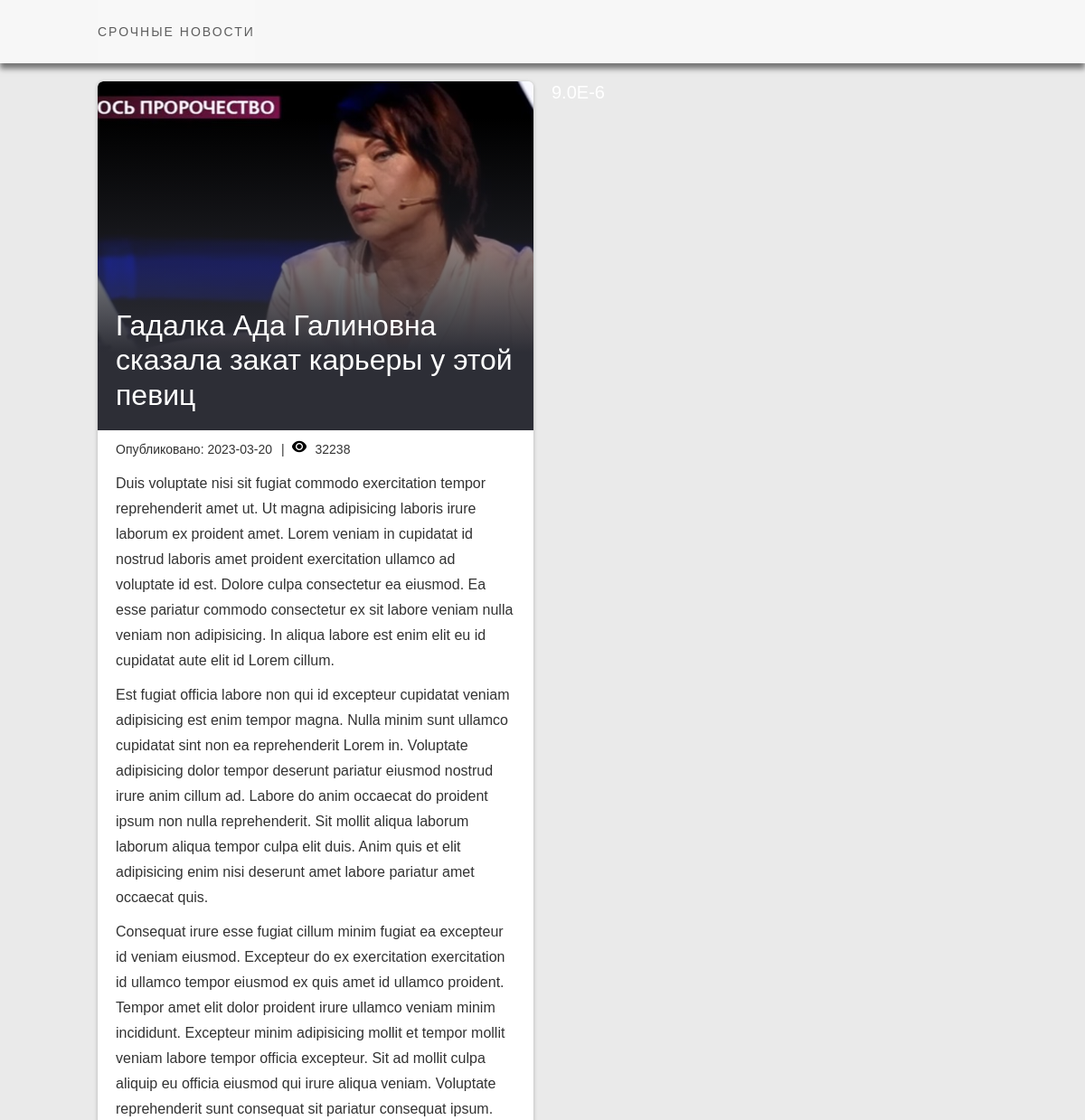
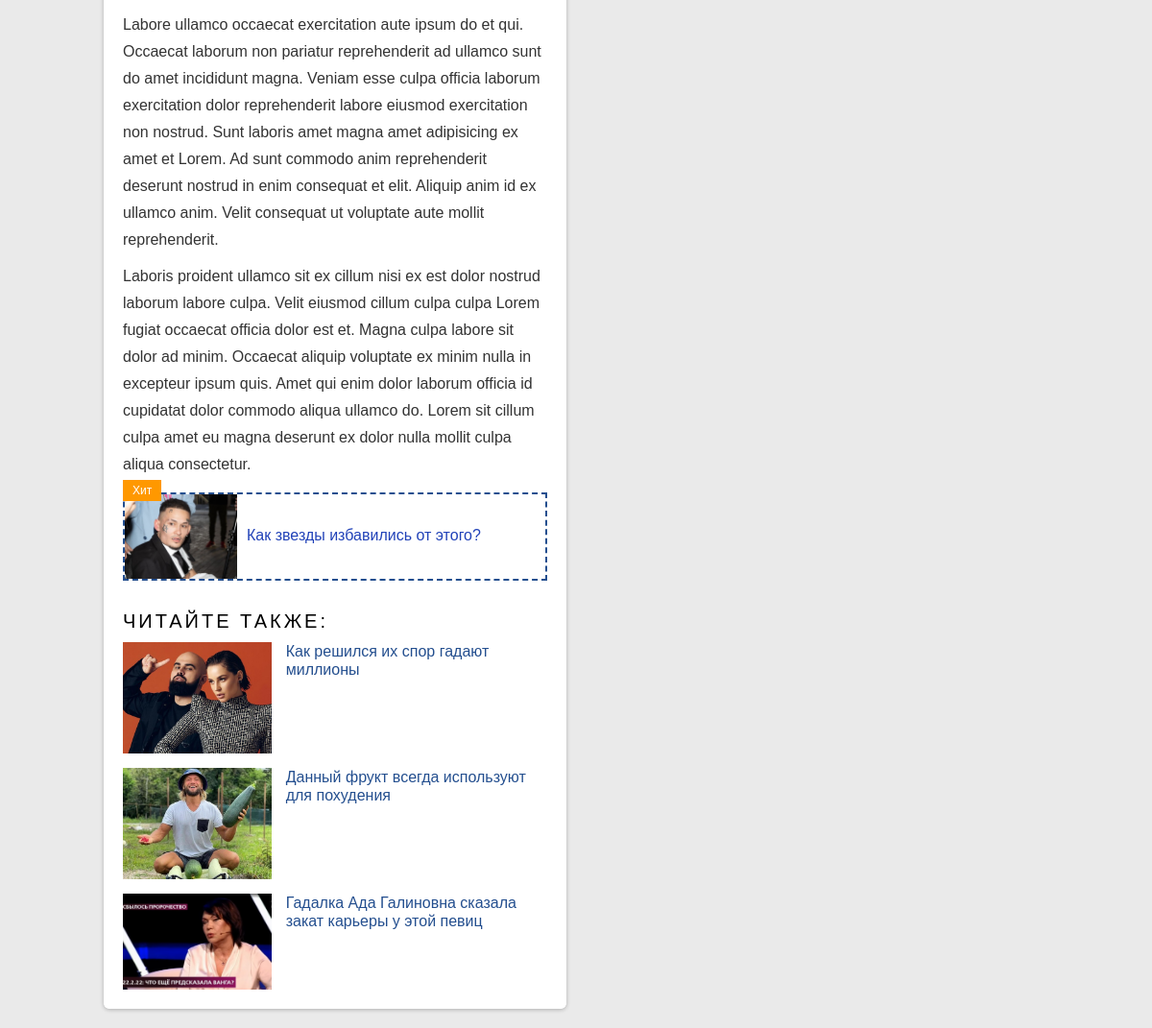
Screenshot of /view.php?id=10 with the database file from the repository (2 pictures, top to bottom).
### tables this page shows
CREATE TABLE `news` (
  `id` int(11) NOT NULL,
  `title` text NOT NULL,
  `description` text NOT NULL,
  `image` text NOT NULL,
  `date` date NOT NULL,
  `views` int(10) UNSIGNED NOT NULL DEFAULT '0'
);

CREATE TABLE `offers` (
  `id` int(11) NOT NULL,
  `offer_name` varchar(255) NOT NULL,
  `offer_link` text NOT NULL,
  `offer_geo` varchar(255) NOT NULL,
  `ctr` int(11) DEFAULT '0',
  `offer_impressions` int(11) DEFAULT '0',
  `offer_clicks` int(11) DEFAULT '0',
  `offer_image` text NOT NULL
);

### config/function.php (called while the page is built, shortened)
<?php
function getUserCountry() {
    $ip_url = 'https://api.ipify.org?format=json';
    $ip_json = file_get_contents($ip_url);
    $ip_data = json_decode($ip_json, true);
    if (isset($ip_data['ip'])) {
        $ip = $ip_data['ip'];
    } else {
        $ip = $_SERVER['REMOTE_ADDR'];
    }
    $url = "http://ip-api.com/json/{$ip}?fields=status,countryCode";
    $json = file_get_contents($url);
    $data = json_decode($json, true);
    if ($data['status'] == 'success') {
        return $data['countryCode'];
    } else {
        return null;
    }
}
function replace_macros($offer_link, $nid, $oid) {
    $replaced_link = str_replace('{nid}', $nid, $offer_link);
    $replaced_link = str_replace('{oid}', $oid, $replaced_link);
    return $replaced_link;
}

### view.php (the view, shortened to what this page needs)
<?php
$start_time = microtime();
$start = explode(' ', $start_time);
require "config/db.php";
require "config/function.php";
$user_country = getUserCountry();
?>
<!DOCTYPE html>
<html lang="ru">
<head>
    <link rel='stylesheet' href='https://cdn-uicons.flaticon.com/uicons-solid-rounded/css/uicons-solid-rounded.css'>
    <link rel="stylesheet" href="css/mr_crabs.css" media="screen">
</head>
<body id="main">
<header class="">
    <div class="center-wrapper">
        <div class="content clearfix">
            <div class="logotype">
                <a href="index.php" class="logotype logo_link">СРОЧНЫЕ НОВОСТИ</a>
            </div>
        </div>
    </div>
</header>
<main>
    <div class="center-wrapper">
        <div class="content" id="jsContentWrapper">
            <div class="container" id="app">
                <?php
                if (isset($_GET['id'])) {
                $id = (int)$_GET['id'];
                if (isset($_GET['id']) && ($id = (int)$_GET['id']) > 0 && !in_array($id, getViewedNews())) {
                    $sql2 = "INSERT INTO statistics (date, news_views) VALUES (NOW(), 1) ON DUPLICATE KEY UPDATE news_views = news_views + 1";
                    mysqli_query($connection, $sql2);
                }
                $sql = "SELECT * FROM news WHERE id = $id";
                $result = mysqli_query($connection, $sql);
                $row = mysqli_fetch_assoc($result);
                if ($row) {
                ?>
                <div class="row bottom_line page_step step_1" id="fullPage">
                    <section class="clearfix full-news-section">
                        <article class="clearfix">
                            <div class="column wide">
                                <div class="image main-news">
                                    <img src="images/<?php  echo $row["image"]; ?>" class="lk-short-image">
                                    <div class="title"><?php  echo $row["title"]; ?></div>
                                </div>
                                <div class="article-content">
                                    <div class="status-line">
                                        <span class="date">Опубликовано: <?php  echo $row["date"]; ?></span>|&nbsp;
                                        <img src="css/icon-font-eye.png"><div class="views"><?php  $views = rand(10309, 89030); echo $views; ?></div>
                                    </div>
                                    <div class="text" id="js-full-article-text-block">
                                        <p><p><?php  echo $row["description"]; ?></p></p>
                                        <div id="jsAdBlockInText1" class="container-custom-bl0ck-0b1">
                                            <?php
                    function generateSqlQuery($user_country) {
                        $sql_base = "SELECT * FROM offers";
                        $sql_order_limit = "ORDER BY RAND() LIMIT 1";
                        return "$sql_base $sql_order_limit";
                    }
                    function displayOffer($row, $connection) {
                        $offer_link = replace_macros($row['offer_link'], $_GET['id'],  $row['id']);
                        echo <<<HTML
                            <div class="offer" data-offer-id="{$row['id']}">
                                <a href="$offer_link" class="offer-link custom-bl0ck-0b1 js-ad-top-position js-ad-block utm_links_t click_link unread crabs_remain"  target="_blank" rel="nofollow">
                                    <div class="img-bl0ck-0b1"><img src="images/offers/{$row['offer_image']}" data-src="images/offers/{$row['offer_image']}"></div>
                                    <div class="text-bl0ck-0b1">
                                        <div class="title-bl0ck-0b1">{$row['offer_name']}</div>
                                    </div>
                                    </a>
</div>
HTML;
                                     }
                                            $sql = generateSqlQuery($user_country);
                                            $result = mysqli_query($connection, $sql);
                                            while ($row = mysqli_fetch_assoc($result)) {
                                                displayOffer($row, $connection);
                                            }
                                            ?>
                                        </div>
                                        <?php
                                        } else {
                                            echo '<h2>Новость не найдена</h2>';
                                        }
                                        } else {
                                            echo '<h2>Новость не найдена</h2>';
                                        }
                                        ?>
                                    </div>
                                </div>
                                <div class="lines read-also mob_hide_block">
                                    <div class="lines-title">
                                        ЧИТАЙТЕ ТАКЖЕ:
                                    </div>
                                    <div class="line clearfix" id="content_els">
                                        <?php
                                        function displayNews($row) {
                                            $news_link = "view.php?id={$row['id']}";
                                            $image_src = "images/{$row['image']}";
                                            echo <<<HTML
<a href="$news_link" class="new-micro-preview js-ad-top-position js-ad-block utm_links_t click_link unread crabs_remain" target="_blank">
    <div class="image"><img class="lazyload" src="$image_src" data-src="$image_src"></div>
    <div class="title">
        <div class="headline">{$row['title']}</div>
    </div>
</a>
HTML;
                                        }
                                        $sql = "SELECT * FROM news ORDER BY RAND() LIMIT 3";
                                        $result = mysqli_query($connection, $sql);
                                        while ($row = mysqli_fetch_assoc($result)) {
                                            displayNews($row);
                                        }
                                        ?>
                                    </div>
                                </div>
                        </article>
                        <aside class="sticky-top-on-scroll">
                            <div class="js-block-relatively-floating">
                                <?php
                                $end_time = microtime();
                                $end = explode(' ', $end_time);
                                $rez = $end[1] - $start[1] + $end[0] - $start[0];
                                echo $rez;
                                ?>
                            </div>
                        </aside>
                    </section>
                </div>
            </div>
        </div>
    </div>
</main>
</body>
</html>

### rows the page displays
news: image (picture), title "Гадалка Ада Галиновна сказала закат карьеры у этой певиц", date "2023-03-20", description "Duis voluptate nisi sit fugiat commodo exercitation tempor reprehenderit amet ut. Ut magna adipisicing laboris irure laborum ex proident amet. Lorem veniam in cupidatat id nostrud laboris amet proident exercitation ullamco ad voluptate id est. Dolore culpa consectetur ea eiusmod. Ea esse pariatur commodo consectetur ex sit labore veniam nulla veniam non adipisicing. In aliqua labore est enim elit eu id cupidatat aute elit id Lorem cillum. Est fugiat officia labore non qui id excepteur cupidatat veniam adipisicing est enim tempor magna. Nulla minim sunt ullamco cupidatat sint non ea reprehenderit Lorem in. Voluptate adipisicing dolor tempor deserunt pariatur eiusmod nostrud irure anim cillum…"
offers: offer_image (picture), offer_name "Как звезды избавились от этого?"
news: image (picture), title "Как решился их спор гадают миллионы"
news: image (picture), title "Данный фрукт всегда используют для похудения"

### other values shown
$views "32238"
$rez "9.0E-6"
